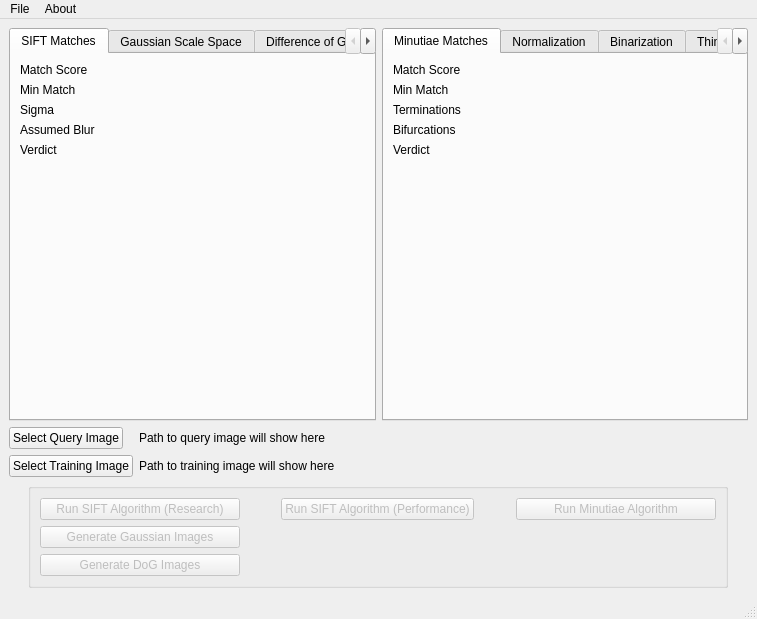
<?xml version="1.0" encoding="UTF-8"?>
<ui version="4.0">
 <class>MainWindow</class>
 <widget class="QMainWindow" name="MainWindow">
  <property name="geometry">
   <rect>
    <x>0</x>
    <y>0</y>
    <width>757</width>
    <height>619</height>
   </rect>
  </property>
  <property name="windowTitle">
   <string>Algorithm Comparison</string>
  </property>
  <widget class="QWidget" name="centralwidget">
   <layout class="QGridLayout" name="gridLayout">
    <item row="0" column="0">
     <layout class="QGridLayout" name="Algorithm_Layout">
      <item row="0" column="0">
       <widget class="QTabWidget" name="SIFT">
        <property name="currentIndex">
         <number>0</number>
        </property>
        <widget class="QWidget" name="SIFT_Matches">
         <attribute name="title">
          <string>SIFT Matches</string>
         </attribute>
         <layout class="QVBoxLayout" name="verticalLayout">
          <property name="bottomMargin">
           <number>0</number>
          </property>
          <item>
           <layout class="QVBoxLayout" name="Final_Image_Container"/>
          </item>
          <item>
           <layout class="QFormLayout" name="Info_Container">
            <property name="bottomMargin">
             <number>0</number>
            </property>
            <item row="0" column="0">
             <widget class="QLabel" name="label_1">
              <property name="text">
               <string>Match Score</string>
              </property>
             </widget>
            </item>
            <item row="0" column="1">
             <widget class="QLabel" name="Match_Score">
              <property name="text">
               <string/>
              </property>
             </widget>
            </item>
            <item row="1" column="0">
             <widget class="QLabel" name="label_6">
              <property name="text">
               <string>Min Match</string>
              </property>
             </widget>
            </item>
            <item row="1" column="1">
             <widget class="QLabel" name="Min_Match">
              <property name="text">
               <string/>
              </property>
             </widget>
            </item>
            <item row="2" column="0">
             <widget class="QLabel" name="label_2">
              <property name="text">
               <string>Sigma</string>
              </property>
             </widget>
            </item>
            <item row="2" column="1">
             <widget class="QLabel" name="Sigma">
              <property name="text">
               <string/>
              </property>
             </widget>
            </item>
            <item row="3" column="0">
             <widget class="QLabel" name="label_3">
              <property name="text">
               <string>Assumed Blur</string>
              </property>
             </widget>
            </item>
            <item row="3" column="1">
             <widget class="QLabel" name="Assumed_Blur">
              <property name="text">
               <string/>
              </property>
             </widget>
            </item>
            <item row="4" column="0">
             <widget class="QLabel" name="label_4">
              <property name="text">
               <string>Verdict</string>
              </property>
             </widget>
            </item>
            <item row="4" column="1">
             <widget class="QLabel" name="Verdict">
              <property name="text">
               <string/>
              </property>
             </widget>
            </item>
           </layout>
          </item>
         </layout>
        </widget>
        <widget class="QWidget" name="Gaussian">
         <property name="maximumSize">
          <size>
           <width>16777215</width>
           <height>500</height>
          </size>
         </property>
         <attribute name="title">
          <string>Gaussian Scale Space</string>
         </attribute>
         <layout class="QVBoxLayout" name="verticalLayout_9">
          <property name="sizeConstraint">
           <enum>QLayout::SetNoConstraint</enum>
          </property>
          <item>
           <layout class="QVBoxLayout" name="Show_Gaussian_Images">
            <property name="sizeConstraint">
             <enum>QLayout::SetFixedSize</enum>
            </property>
           </layout>
          </item>
          <item>
           <layout class="QFormLayout" name="formLayout_4">
            <item row="0" column="0">
             <widget class="QLabel" name="label">
              <property name="text">
               <string>Image Count</string>
              </property>
             </widget>
            </item>
            <item row="0" column="1">
             <widget class="QLabel" name="G_Scale_Count">
              <property name="text">
               <string/>
              </property>
             </widget>
            </item>
            <item row="1" column="0">
             <widget class="QLabel" name="label_5">
              <property name="text">
               <string>Octaves</string>
              </property>
             </widget>
            </item>
            <item row="1" column="1">
             <widget class="QLabel" name="G_Octaves">
              <property name="text">
               <string/>
              </property>
             </widget>
            </item>
           </layout>
          </item>
         </layout>
        </widget>
        <widget class="QWidget" name="DoG">
         <attribute name="title">
          <string>Difference of Gaussian</string>
         </attribute>
         <layout class="QVBoxLayout" name="verticalLayout_5">
          <property name="sizeConstraint">
           <enum>QLayout::SetNoConstraint</enum>
          </property>
          <item>
           <layout class="QVBoxLayout" name="Show_DOG_Image"/>
          </item>
          <item>
           <layout class="QFormLayout" name="formLayout_2">
            <item row="0" column="0">
             <widget class="QLabel" name="label_7">
              <property name="text">
               <string>Number of Images</string>
              </property>
             </widget>
            </item>
            <item row="1" column="0">
             <widget class="QLabel" name="label_9">
              <property name="text">
               <string>Octaves</string>
              </property>
             </widget>
            </item>
            <item row="0" column="1">
             <widget class="QLabel" name="DOG_Img_Count">
              <property name="text">
               <string/>
              </property>
             </widget>
            </item>
            <item row="1" column="1">
             <widget class="QLabel" name="DOG_Octave_Count">
              <property name="text">
               <string/>
              </property>
             </widget>
            </item>
           </layout>
          </item>
         </layout>
        </widget>
       </widget>
      </item>
      <item row="0" column="1">
       <widget class="QTabWidget" name="Minutiae">
        <property name="currentIndex">
         <number>0</number>
        </property>
        <widget class="QWidget" name="Minutiae_Matches">
         <attribute name="title">
          <string>Minutiae Matches</string>
         </attribute>
         <layout class="QVBoxLayout" name="verticalLayout_3">
          <item>
           <layout class="QVBoxLayout" name="min_matches_layout"/>
          </item>
          <item>
           <layout class="QFormLayout" name="min_match_info">
            <item row="0" column="0">
             <widget class="QLabel" name="min_match_score">
              <property name="text">
               <string>Match Score</string>
              </property>
             </widget>
            </item>
            <item row="0" column="1">
             <widget class="QLabel" name="min_score_value">
              <property name="text">
               <string/>
              </property>
             </widget>
            </item>
            <item row="1" column="0">
             <widget class="QLabel" name="label_8">
              <property name="text">
               <string>Min Match</string>
              </property>
             </widget>
            </item>
            <item row="1" column="1">
             <widget class="QLabel" name="minutiae_min_match">
              <property name="text">
               <string/>
              </property>
             </widget>
            </item>
            <item row="2" column="0">
             <widget class="QLabel" name="label_11">
              <property name="text">
               <string>Terminations</string>
              </property>
             </widget>
            </item>
            <item row="2" column="1">
             <widget class="QLabel" name="minutiae_terminations">
              <property name="text">
               <string/>
              </property>
             </widget>
            </item>
            <item row="3" column="0">
             <widget class="QLabel" name="label_13">
              <property name="text">
               <string>Bifurcations</string>
              </property>
             </widget>
            </item>
            <item row="3" column="1">
             <widget class="QLabel" name="minutiae_bifurcations">
              <property name="text">
               <string/>
              </property>
             </widget>
            </item>
            <item row="4" column="0">
             <widget class="QLabel" name="label_15">
              <property name="text">
               <string>Verdict</string>
              </property>
             </widget>
            </item>
            <item row="4" column="1">
             <widget class="QLabel" name="minutiae_verdict">
              <property name="text">
               <string/>
              </property>
             </widget>
            </item>
           </layout>
          </item>
         </layout>
        </widget>
        <widget class="QWidget" name="Normalize">
         <attribute name="title">
          <string>Normalization</string>
         </attribute>
        </widget>
        <widget class="QWidget" name="binarized">
         <attribute name="title">
          <string>Binarization</string>
         </attribute>
        </widget>
        <widget class="QWidget" name="Thinned">
         <attribute name="title">
          <string>Thinning</string>
         </attribute>
        </widget>
       </widget>
      </item>
     </layout>
    </item>
    <item row="4" column="0" alignment="Qt::AlignHCenter">
     <widget class="QGroupBox" name="ExtraActionsResearch">
      <property name="minimumSize">
       <size>
        <width>700</width>
        <height>0</height>
       </size>
      </property>
      <layout class="QGridLayout" name="gridLayout_2">
       <item row="0" column="0" alignment="Qt::AlignLeft">
        <widget class="QPushButton" name="run_sift_research">
         <property name="enabled">
          <bool>false</bool>
         </property>
         <property name="minimumSize">
          <size>
           <width>200</width>
           <height>0</height>
          </size>
         </property>
         <property name="text">
          <string>Run SIFT Algorithm (Research)</string>
         </property>
        </widget>
       </item>
       <item row="1" column="0" alignment="Qt::AlignLeft">
        <widget class="QPushButton" name="generate_gaussian_images">
         <property name="enabled">
          <bool>false</bool>
         </property>
         <property name="minimumSize">
          <size>
           <width>200</width>
           <height>0</height>
          </size>
         </property>
         <property name="text">
          <string>Generate Gaussian Images</string>
         </property>
        </widget>
       </item>
       <item row="0" column="1" alignment="Qt::AlignHCenter">
        <widget class="QPushButton" name="run_sift_performance">
         <property name="enabled">
          <bool>false</bool>
         </property>
         <property name="text">
          <string>Run SIFT Algorithm (Performance)</string>
         </property>
        </widget>
       </item>
       <item row="2" column="0" alignment="Qt::AlignLeft">
        <widget class="QPushButton" name="generate_DOG_images">
         <property name="enabled">
          <bool>false</bool>
         </property>
         <property name="minimumSize">
          <size>
           <width>200</width>
           <height>0</height>
          </size>
         </property>
         <property name="text">
          <string>Generate DoG Images</string>
         </property>
        </widget>
       </item>
       <item row="0" column="2" alignment="Qt::AlignRight">
        <widget class="QPushButton" name="run_minutiae">
         <property name="enabled">
          <bool>false</bool>
         </property>
         <property name="minimumSize">
          <size>
           <width>200</width>
           <height>0</height>
          </size>
         </property>
         <property name="text">
          <string>Run Minutiae Algorithm</string>
         </property>
        </widget>
       </item>
      </layout>
     </widget>
    </item>
    <item row="1" column="0">
     <layout class="QFormLayout" name="formLayout">
      <item row="0" column="0">
       <widget class="QPushButton" name="QueryImage">
        <property name="minimumSize">
         <size>
          <width>111</width>
          <height>0</height>
         </size>
        </property>
        <property name="text">
         <string>Select Query Image</string>
        </property>
       </widget>
      </item>
      <item row="0" column="1">
       <widget class="QLabel" name="Path_To_Query">
        <property name="text">
         <string>Path to query image will show here</string>
        </property>
       </widget>
      </item>
      <item row="1" column="0">
       <widget class="QPushButton" name="TrainImage">
        <property name="text">
         <string>Select Training Image</string>
        </property>
       </widget>
      </item>
      <item row="1" column="1">
       <widget class="QLabel" name="Path_To_Train">
        <property name="text">
         <string>Path to training image will show here</string>
        </property>
       </widget>
      </item>
     </layout>
    </item>
   </layout>
  </widget>
  <widget class="QMenuBar" name="menubar">
   <property name="geometry">
    <rect>
     <x>0</x>
     <y>0</y>
     <width>757</width>
     <height>21</height>
    </rect>
   </property>
   <widget class="QMenu" name="menuFile">
    <property name="title">
     <string>File</string>
    </property>
    <addaction name="actionExport_All_Images"/>
   </widget>
   <widget class="QMenu" name="menuAbout">
    <property name="title">
     <string>About</string>
    </property>
   </widget>
   <addaction name="menuFile"/>
   <addaction name="menuAbout"/>
  </widget>
  <widget class="QStatusBar" name="statusbar"/>
  <action name="actionExport_All_Images">
   <property name="text">
    <string>Export All Images</string>
   </property>
  </action>
 </widget>
 <resources/>
 <connections/>
</ui>
